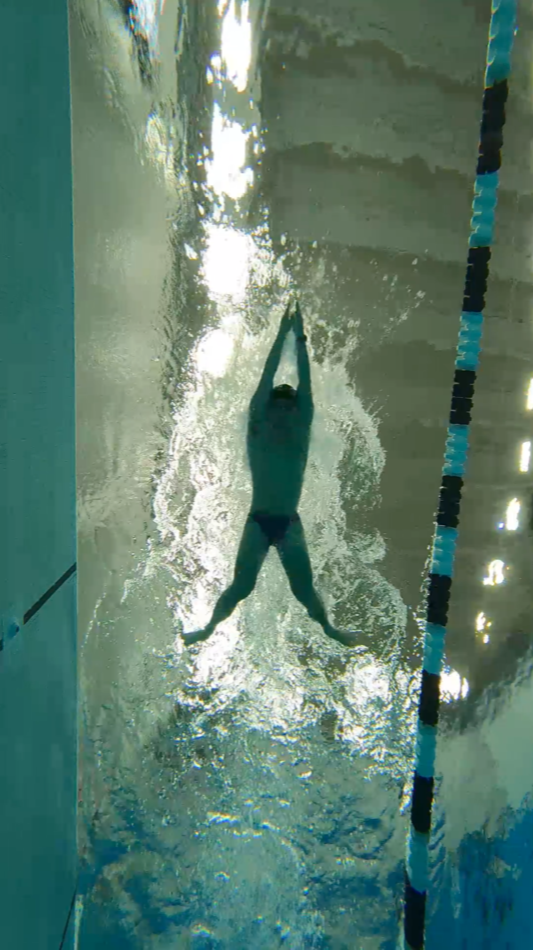
#> input picture test_images/test.PNG, 533 x 950 px, given in place of breaststroke.mp4, which was not available
$ python frame_extractor.py
#> lines starting #> are read from the running program, lines starting #| are printed output that depends on the picture; after the words box and inside, x2 and y2 are one past the last pixel; in counts of white or black regions, pixels touching at a corner belong together; pictures that were not available may be replaced by others from this repository, and a replacement may not be noted
### utils/image_processing.py
import cv2
import numpy as np
import matplotlib.pyplot as plt
from sklearn.cluster import KMeans

def load_image(image_path):
    return cv2.imread(image_path)

def preprocess_image(image):
    return image

def apply_adaptive_thresholding(image):
    grayscale = cv2.cvtColor(image, cv2.COLOR_BGR2GRAY)
    thresholded = cv2.adaptiveThreshold(grayscale, 255, cv2.ADAPTIVE_THRESH_MEAN_C, cv2.THRESH_BINARY, 11, 2)
    return thresholded

# [4 lines left out: function apply_otsu_thresholding, not called in this run]

def apply_color_clustering(image, k=3):
    image_reshaped = image.reshape((-1, 3))
    kmeans = KMeans(n_clusters=k).fit(image_reshaped)
    clustered = kmeans.cluster_centers_[kmeans.labels_]
    clustered_image = clustered.reshape(image.shape).astype(np.uint8)
    return clustered_image

# [17 lines left out: function display_images, not called in this run]

### utils/frame_extractor.py
import cv2
import os

from image_processing import apply_adaptive_thresholding, apply_color_clustering

video_path = 'breaststroke.mp4'
video_title = os.path.splitext(os.path.basename(video_path))[0]  # Extracts 'breaststroke' from 'breaststroke.mp4'

original_folder = '../data/original_frames'
thresholded_folder = '../data/thresholded_frames'
clustered_folder = '../data/clustered_frames'

# Create the necessary folders
os.makedirs(original_folder, exist_ok=True)
os.makedirs(thresholded_folder, exist_ok=True)
os.makedirs(clustered_folder, exist_ok=True)

# Open the video
cap = cv2.VideoCapture(video_path)

# Check if video opened successfully
if not cap.isOpened():
    print("Error: Could not open video.")
    exit()

frame_number = 0
while True:
    ret, frame = cap.read()
#> frame is the input picture: shape (950, 533, 3); mean B, G, R 111, 125.8, 94.6
    if not ret:
        break

    # Resize the frame
    frame_resized = cv2.resize(frame, (480, 640))
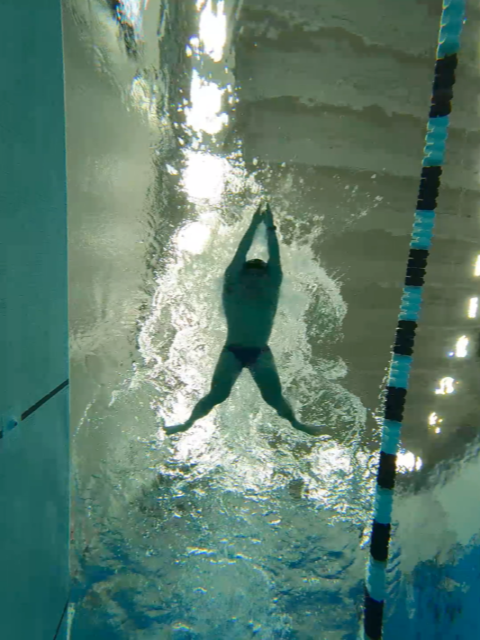
#> frame_resized: shape (640, 480, 3); mean B, G, R 110.9, 125.7, 94.5

    # Save the original frame
    original_filename = os.path.join(original_folder, f'{video_title}_frame_{frame_number}.jpg')
    cv2.imwrite(original_filename, frame_resized)

    # Save the thresholded frame
    thresholded_frame = apply_adaptive_thresholding(frame_resized)
#> in apply_adaptive_thresholding, `grayscale = cv2.cvtColor(image, cv2.COLOR_BGR2GRAY)`:
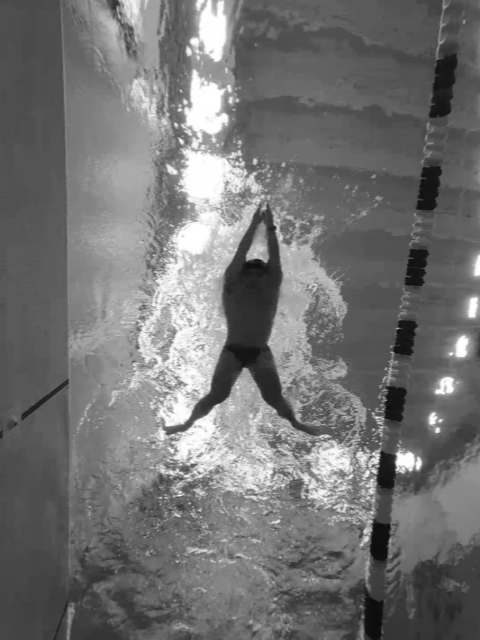
#> grayscale: shape (640, 480); min 10, max 255, mean 114.7
#> in apply_adaptive_thresholding, `thresholded = cv2.adaptiveThreshold(grayscale, 255, cv2.ADAPTIVE_THRES..`:
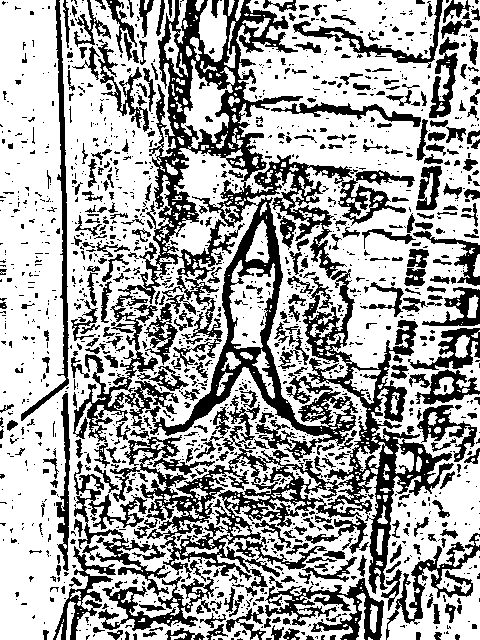
#> thresholded: shape (640, 480); 65.2% white; 1555 black regions (1158 under 20 px), largest, box (x1, y1, x2, y2) and area: (73, 0, 415, 462) 30070, (110, 269, 454, 597) 19420, (265, 578, 384, 640) 2645
    thresholded_filename = os.path.join(thresholded_folder, f'{video_title}_frame_{frame_number}.jpg')
    cv2.imwrite(thresholded_filename, thresholded_frame)

    # Save the clustered frame
    clustered_frame = apply_color_clustering(frame_resized)
#> in apply_color_clustering, `clustered_image = clustered.reshape(image.shape).astype(np.uint8)`:
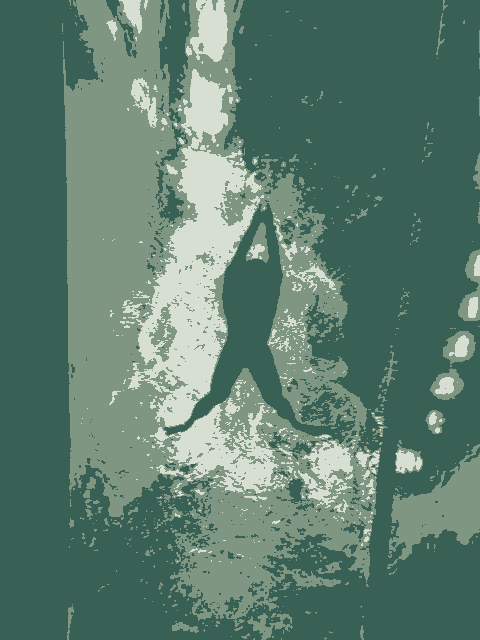
#> clustered_image: shape (640, 480, 3); mean B, G, R 110.7, 125.5, 94.3
    clustered_filename = os.path.join(clustered_folder, f'{video_title}_frame_{frame_number}.jpg')
    cv2.imwrite(clustered_filename, clustered_frame)

    frame_number += 1

cap.release()
